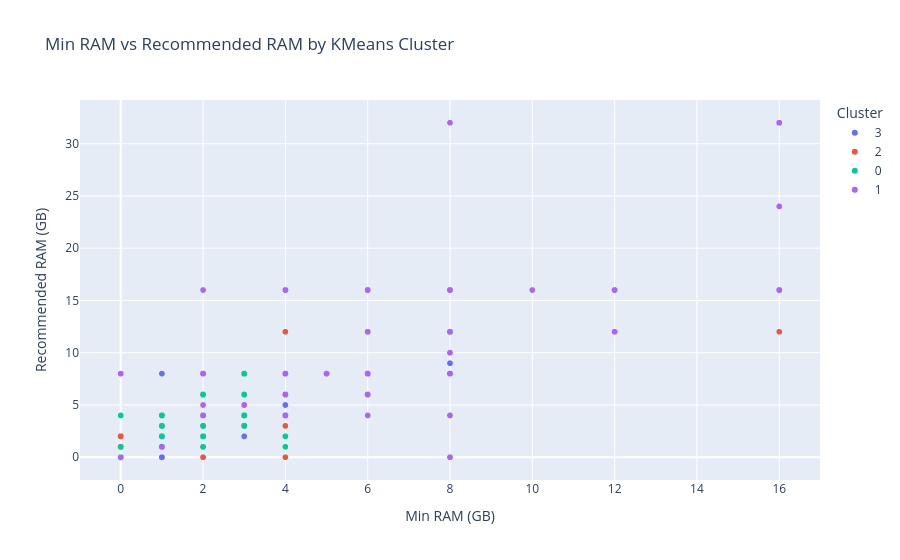

The notebook cell this image was saved under:
### Code cell
px.scatter(x=data[:, 19], y=data[:, 20], color=y_pred.astype(str),
       labels={'x': 'Min RAM (GB)', 'y': 'Recommended RAM (GB)', 'color': 'Cluster'},
       title='Min RAM vs Recommended RAM by KMeans Cluster')

### Figure 1 — Plotly figure (JSON) as saved in the notebook; plotly's stock layout.template omitted (floating-point values rounded to 4 significant figures; data arrays with more than 128 entries replaced by an {"elided": "..."} marker saying what was removed)
{"data": [{"hovertemplate": "Cluster=3<br>Min RAM (GB)=%{x}<br>Recommended RAM (GB)=%{y}<extra></extra>", "legendgroup": "3", "marker": {"color": "#636efa", "symbol": "circle"}, "mode": "markers", "name": "3", "showlegend": true, "type": "scattergl", "x": {"elided": "3289 float values"}, "xaxis": "x", "y": {"elided": "3289 float values"}, "yaxis": "y"}, {"hovertemplate": "Cluster=2<br>Min RAM (GB)=%{x}<br>Recommended RAM (GB)=%{y}<extra></extra>", "legendgroup": "2", "marker": {"color": "#EF553B", "symbol": "circle"}, "mode": "markers", "name": "2", "showlegend": true, "type": "scattergl", "x": {"elided": "1607 float values"}, "xaxis": "x", "y": {"elided": "1607 float values"}, "yaxis": "y"}, {"hovertemplate": "Cluster=0<br>Min RAM (GB)=%{x}<br>Recommended RAM (GB)=%{y}<extra></extra>", "legendgroup": "0", "marker": {"color": "#00cc96", "symbol": "circle"}, "mode": "markers", "name": "0", "showlegend": true, "type": "scattergl", "x": {"elided": "1383 float values"}, "xaxis": "x", "y": {"elided": "1383 float values"}, "yaxis": "y"}, {"hovertemplate": "Cluster=1<br>Min RAM (GB)=%{x}<br>Recommended RAM (GB)=%{y}<extra></extra>", "legendgroup": "1", "marker": {"color": "#ab63fa", "symbol": "circle"}, "mode": "markers", "name": "1", "showlegend": true, "type": "scattergl", "x": {"elided": "1015 float values"}, "xaxis": "x", "y": {"elided": "1015 float values"}, "yaxis": "y"}], "layout": {"legend": {"title": {"text": "Cluster"}, "tracegroupgap": 0}, "title": {"text": "Min RAM vs Recommended RAM by KMeans Cluster"}, "xaxis": {"anchor": "y", "domain": [0, 1], "title": {"text": "Min RAM (GB)"}}, "yaxis": {"anchor": "x", "domain": [0, 1], "title": {"text": "Recommended RAM (GB)"}}}}
